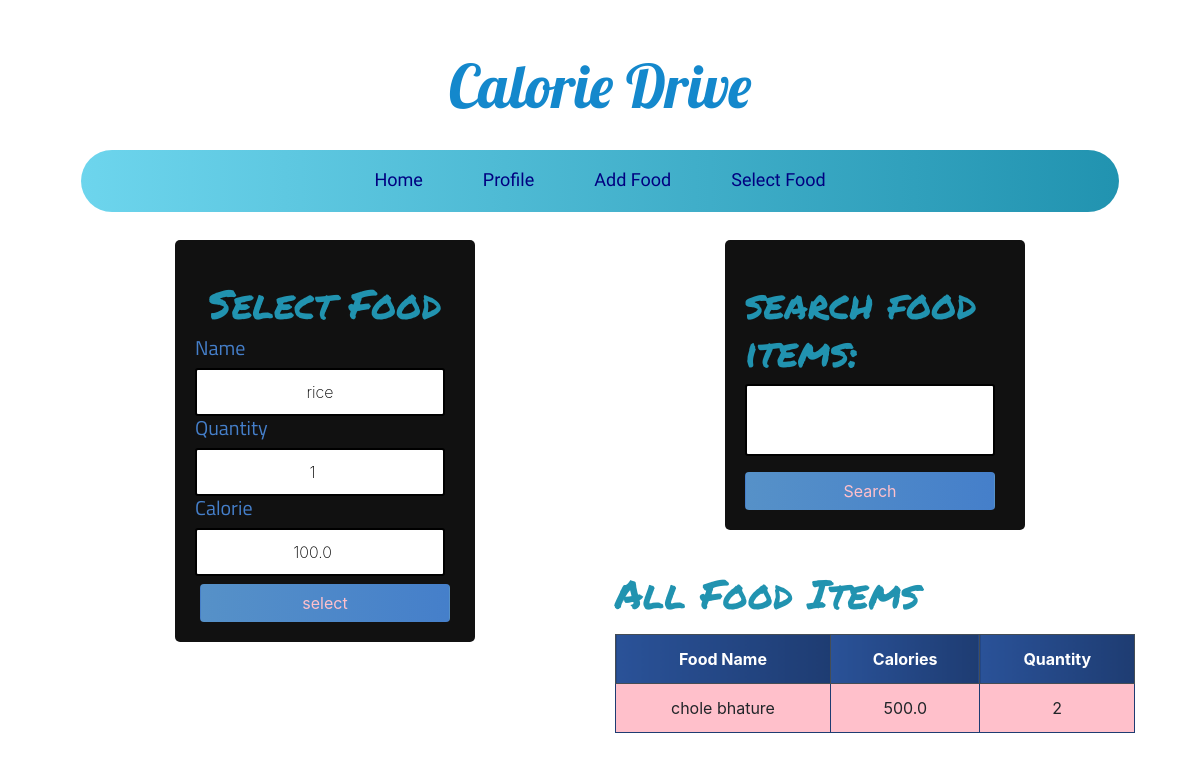
The page /update_food/18/ (signed in) on the database its author committed.
### calories/models.py (models this page shows, shortened)
class Food(models.Model):
	name = models.CharField(max_length=200 ,null=False)
	quantity = models.PositiveIntegerField(null=False,default=0)
	calorie = models.FloatField(null=False,default=0)
	person_of = models.ForeignKey(User,null=True,on_delete=models.CASCADE)

### calories/views.py (the view)
# urls.py: path('update_food/<str:pk>/',update_food,name='update_food'),
@login_required
def update_food(request,pk):
	food_items = Food.objects.filter(person_of=request.user)
	food_item = Food.objects.get(id=pk)
	form =  AddFoodForm(instance=food_item)
	if request.method == 'POST':
		form = AddFoodForm(request.POST,instance=food_item)
		if form.is_valid():
			form.save()
			return redirect('profile')
	myFilter = FoodFilter(request.GET,queryset=food_items)
	context = {'form':form,'food_items':food_items,'myFilter':myFilter}
	return render(request,'add_food.html',context)

### calories/forms.py
class AddFoodForm(forms.ModelForm):
    class Meta:
        model = Food
        fields = ('name','quantity','calorie')

### templates/add_food.html (shortened to what this page needs)
{% extends 'base.html' %}
{% block content %}
<div class="container">
<div class="row">
    <div class="col-lg-6">
    <div class="login">
        <div class="login-screen">
            <div class="app-title">
                <h1 class="headline">Select Food</h1>
            </div>
            <form method="POST" action="" class="login-form form-inline">
                {% for field in form %}
                <h5 class="form-labels">
                {{ field.label }}
                </h5>
                {{ field }}
                {% endfor %}
                <input  class="btn mt-2" type="submit" value="select">
            </form>
        </div>
    </div>
    </div>
    <div class="col-lg-6 ">
    <div class="login">
        <div class="login-screen">
              <form method="get">
                  <h1 class="headline">{{ myFilter.form }}</h1>
                  <button class="btn mt-2" type="submit">Search </button>
              </form>
        </div>
    </div>
        <h1 class="headline"> All Food Items </h1>
        <table class="table table-bordered text-center mt-3">
            <thead class="thead-dark">
                <tr>
                    <th scope="col">Food Name</th>
                    <th scope="col">Calories</th>
                    <th scope="col">Quantity</th>
                </tr>
            </thead>
            <tbody>
                {% for food in food_items %}
                <tr>
                    <td>{{ food.name }}</td>
                    <td>{{ food.calorie }}</td>
                    <td>{{ food.quantity }}</td>
                </tr>
                {% endfor %}
            </tbody>
        </table>
    </div>
</div>
</div>
{% endblock content %}

### static/css/base.css (style rules this page uses)
body { font-family: Arial; background-color: #3498DB; padding: 50px; }
.login { margin: 20px auto; width: 300px; }
.login-screen { background-color: #111; padding: 20px; border-radius: 5px }
.app-title { text-align: center; color: #777; }
.login-form { text-align: center; }
input { text-align: center; border: 2px solid #000; border-radius: 3px; font-size: 16px; font-weight: 200; padding: 10px 0; width: 250px; transition: border .5s; }
.btn { background: #457fca; background: -webkit-linear-gradient(to right, #5691c8, #457fca); background: linear-gradient(to right, #5691c8, #457fca); color:pink !important; font-size: 16px; line-height: 25px; padding: 10px 0; text-decoration: none; text-shadow: none; border-radius: 3px; box-shadow: none; transition: 0.25s; display: block; width: 250px; margin: 0 auto; }
th { background: #1e3c72; background: -webkit-linear-gradient(to right, #2a5298, #1e3c72); background: linear-gradient(to right, #2a5298, #1e3c72); }
.headline { font-family: 'Permanent Marker', cursive; padding-top:20px; color: #2193b0; color: -webkit-linear-gradient(to right, #6dd5ed, #2193b0); color: linear-gradient(to right, #6dd5ed, #2193b0); }
.table { background-color: pink; color: #18AD7C; }
table.table-bordered > thead > tr > th { border:1px solid #1e3c72; }
table.table-bordered > tbody > tr > td { border:1px solid #1e3c72; }
.form-labels { font-family: 'Titillium Web', sans-serif; color:#457fca; }

### rows shown on the page
Food: form "rice" "1" "100.0"
Food: name "chole bhature", calorie "500.0", quantity "2"

### other values the page prints
{{ field.label }} "Name" "Quantity" "Calorie"
